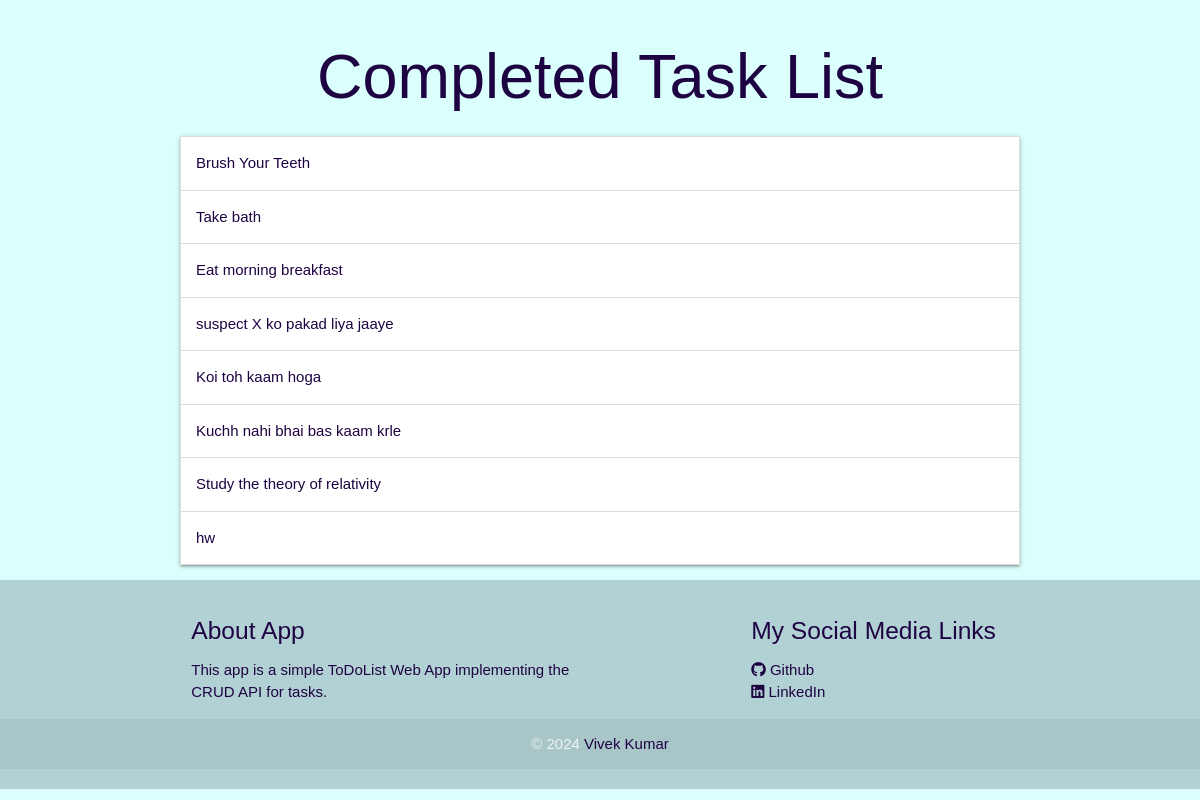
The page /completed_tasks/ on the database as committed earlier.
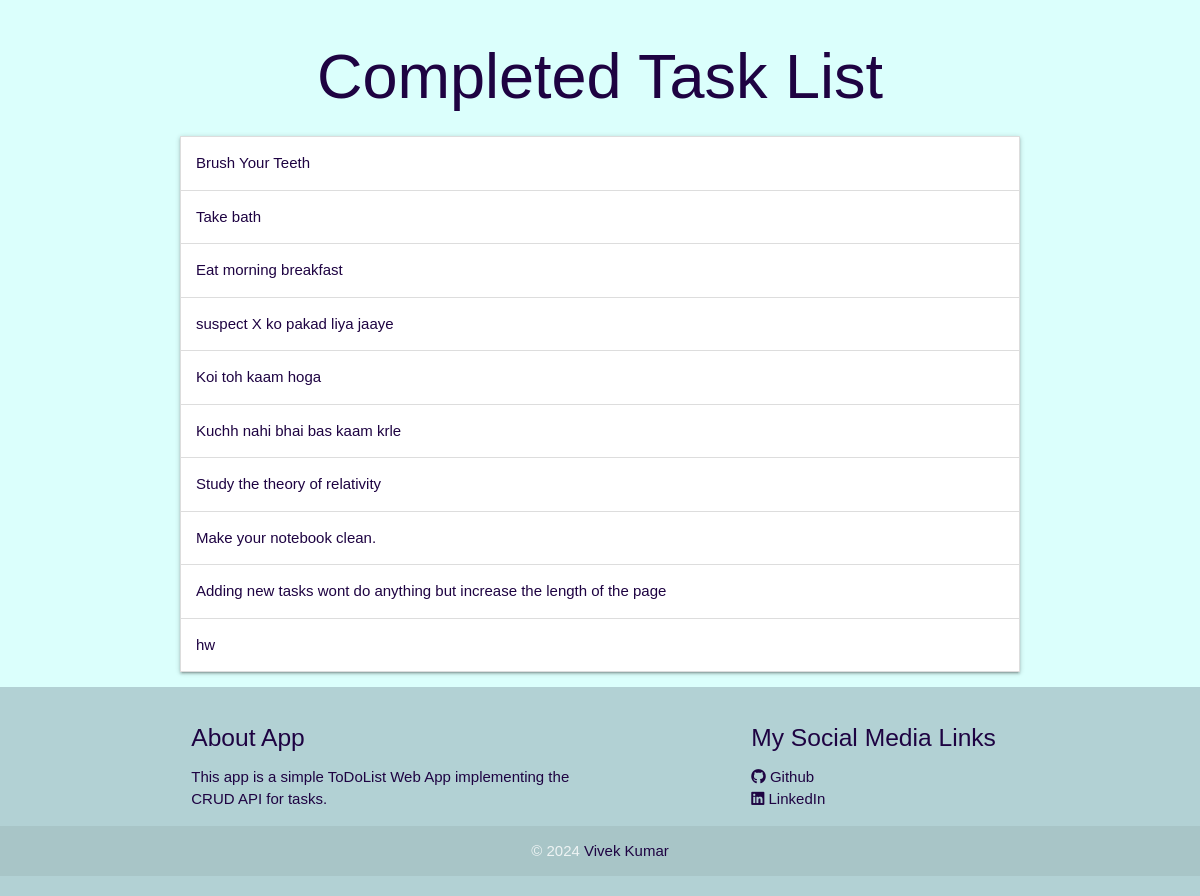
The same page on the database as committed later.
### main/models.py (models this page shows, shortened)
class Task(models.Model):
    name = models.CharField(max_length=256)
    description = models.TextField()
    done = models.BooleanField(default=False)

### main/views.py (the view)
# urls.py: path('completed_tasks/', views.completed_tasks, name='completed_tasks')
def completed_tasks(request):
    completed_tasks = models.Task.objects.filter(done=True)
    context = {
        'completed_tasks': completed_tasks
    }
    return render(request, 'main/completed_tasks.html', context)

### templates/main/completed_tasks.html (shortened to what this page needs)
{% extends "base.html" %}
{% block content %}
<div class="container">
  <h1 class="center-align">Completed Task List</h1>
  <ul class="collapsible">
    {% for task in completed_tasks %}
    <li>
      <div class="collapsible-header">
        <span>{{ task.name }}</span>
      </div>
    </li>
    {% empty %}
    <li>
      <div class="collapsible-header">
        <span>No completed tasks</span>
      </div>
    </li>
    {% endfor %}
  </ul>
</div>
{% endblock content %}

Rows that differ between the two databases and show on the page:
now on this page (row edited): Task: name "Make your notebook clean."
now on this page (row edited): Task: name "Adding new tasks wont do anything but increase the length of the page"
